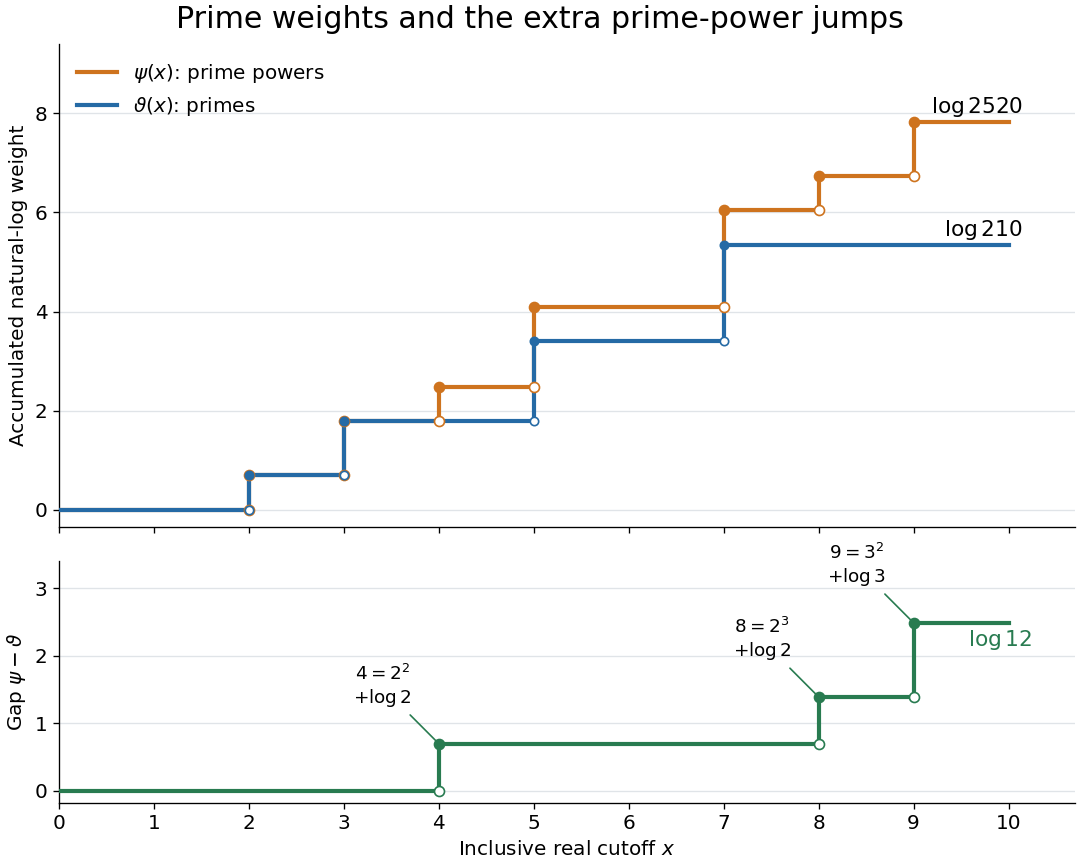

Generate this figure with Python:
"""Plot theta, psi, and their exact prime-power gap through 10.

Python 3.14, Matplotlib 3.10.7, NumPy 2.3.5; run from _media.
The matching opaque white PNG is written to the current directory.
"""
from math import isclose, log
from pathlib import Path

import matplotlib.pyplot as plt
import numpy as np


def enumerated_weights(limit):
    """Sieve primes and enumerate their powers using integer multiplication."""
    primes = []
    for candidate in range(2, limit + 1):
        if all(candidate % p for p in primes if p * p <= candidate):
            primes.append(candidate)
    theta = np.zeros(limit + 1)
    psi = np.zeros(limit + 1)
    powers = []
    for p in primes:
        theta[p] = log(p)
        power, exponent = p, 1
        while power <= limit:
            psi[power] = log(p)
            powers.append((power, p, exponent))
            power *= p
            exponent += 1
    return theta, psi, sorted(powers)


def draw_stair(ax, values, color, label, offset=0):
    x = np.arange(len(values))
    ax.step(x, values, where="post", color=color, linewidth=2.5, label=label, zorder=3)
    for n in range(1, len(values)):
        if values[n] > values[n - 1]:
            ax.plot(n, values[n - 1], "o", markerfacecolor="white", markeredgecolor=color,
                    markersize=6 + offset, zorder=4)
            ax.plot(n, values[n], "o", color=color, markersize=6 + offset, zorder=5)


def main():
    theta_weights, psi_weights, powers = enumerated_weights(10)
    assert powers == [(2, 2, 1), (3, 3, 1), (4, 2, 2), (5, 5, 1),
                      (7, 7, 1), (8, 2, 3), (9, 3, 2)]
    theta, psi = np.cumsum(theta_weights), np.cumsum(psi_weights)
    gap = psi - theta
    assert isclose(theta[10], log(210), abs_tol=1e-14)
    assert isclose(psi[10], log(2520), abs_tol=1e-14)
    assert isclose(gap[10], log(12), abs_tol=1e-14)
    plt.rcParams.update({"font.size": 12, "axes.spines.top": False,
                         "axes.spines.right": False})
    fig, axes = plt.subplots(2, 1, figsize=(9, 7.2), dpi=120, sharex=True,
                             gridspec_kw={"height_ratios": [2, 1]}, layout="constrained")
    fig.patch.set_facecolor("white")
    fig.suptitle("Prime weights and the extra prime-power jumps", fontsize=18)
    blue, orange, green = "#256aa5", "#ce731e", "#287b50"
    ax, gap_ax = axes
    for panel in axes:
        panel.set_facecolor("white")
        panel.set_xlim(0, 10.7)
        panel.set_xticks(range(11))
        panel.grid(axis="y", color="#e0e4e8", zorder=0)
    draw_stair(ax, psi, orange, r"$\psi(x)$: prime powers")
    draw_stair(ax, theta, blue, r"$\vartheta(x)$: primes", offset=-1)
    ax.set(ylabel="Accumulated natural-log weight", ylim=(-0.35, 9.4))
    ax.legend(loc="upper left", frameon=False)
    ax.text(10.15, psi[10] + 0.18, r"$\log2520$", ha="right", fontsize=13)
    ax.text(10.15, theta[10] + 0.18, r"$\log210$", ha="right", fontsize=13)
    draw_stair(gap_ax, gap, green, r"$\psi(x)-\vartheta(x)$")
    gap_ax.set(ylabel=r"Gap $\psi-\vartheta$", xlabel=r"Inclusive real cutoff $x$",
               ylim=(-0.18, 3.4))
    for n, label in [(4, r"$4=2^2$"), (8, r"$8=2^3$"), (9, r"$9=3^2$")]:
        gap_ax.annotate(label + "\n" + (r"$+\log2$" if n != 9 else r"$+\log3$"),
                        xy=(n, gap[n]), xytext=(n - 0.6, gap[n] + 0.6),
                        fontsize=11, ha="center", arrowprops={"arrowstyle": "-", "color": green})
    gap_ax.text(10.25, gap[10] - 0.35, r"$\log12$", ha="right", fontsize=13, color=green)
    fig.savefig(Path.cwd() / (Path(__file__).stem + ".png"), facecolor="white",
                transparent=False)
    plt.close(fig)


if __name__ == "__main__":
    main()
